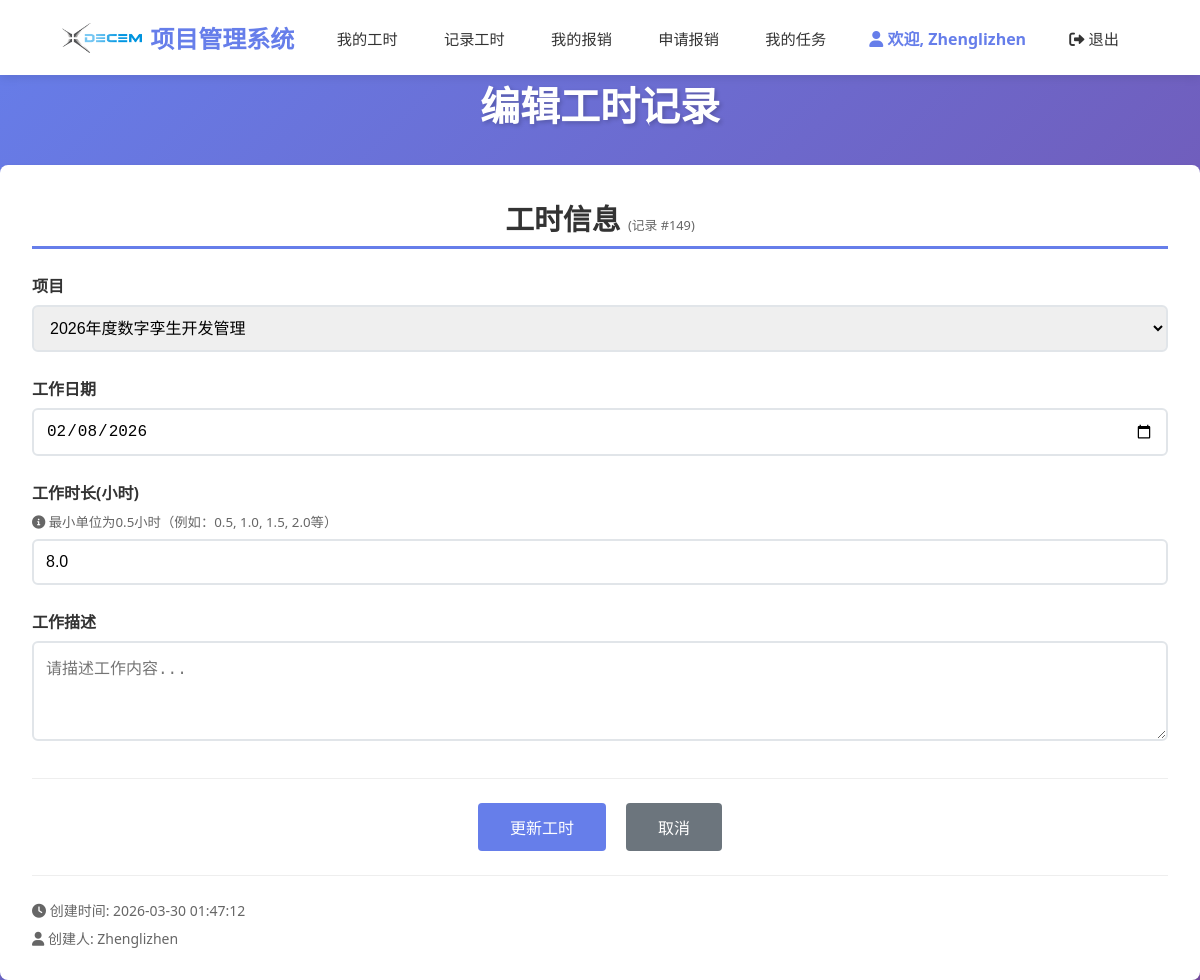
The page /worklogs/149/edit (signed in) on the database its author committed.
### models.py (models this page shows, shortened)
class User(UserMixin, db.Model):
    __tablename__ = "users"
    id = db.Column(db.Integer, primary_key=True, autoincrement=True)
    username = db.Column(db.String(80), unique=True, nullable=False)
    password_hash = db.Column(db.String(120), nullable=False)
    role = db.Column(db.String(20), nullable=False)  # 'admin', 'finance', 'developer', 'project_manager'
    created_at = db.Column(db.DateTime, default=datetime.now)
    default_hourly_rate = db.Column(db.Numeric(10, 2), nullable=True)  # 默认工时费用
    ROLE_ADMIN = 'admin'
    ROLE_FINANCE = 'finance'
    ROLE_DEVELOPER = 'developer'
    ROLE_PROJECT_MANAGER = 'project_manager'
    def is_admin(self):
        return self.role == self.ROLE_ADMIN
    def is_developer(self):
        return self.role == self.ROLE_DEVELOPER
    def is_project_manager(self):
        return self.role == self.ROLE_PROJECT_MANAGER
    def has_full_access(self):
        return self.role in [self.ROLE_ADMIN, self.ROLE_FINANCE]

class WorkLog(db.Model):
    __tablename__ = "work_logs"
    id = db.Column(db.Integer, primary_key=True, autoincrement=True)
    user_id = db.Column(db.Integer, db.ForeignKey('users.id'), nullable=False)
    project_id = db.Column(db.Integer, db.ForeignKey('projects.id'), nullable=False)
    date = db.Column(db.Date, nullable=False)
    hours = db.Column(db.Float, nullable=False)
    description = db.Column(db.Text)
    created_at = db.Column(db.DateTime, default=datetime.now)
    user = db.relationship('User', backref=db.backref('work_logs', lazy=True))
    project = db.relationship('Project', backref=db.backref('work_logs', lazy=True))

### app.py (the view, shortened to what this page needs)
@app.route("/worklogs/<int:worklog_id>/edit", methods=["GET", "POST"])
@login_required
def edit_worklog(worklog_id):
    worklog = WorkLog.query.get_or_404(worklog_id)
    if worklog.user_id != current_user.id and not current_user.is_admin():
        flash("您没有权限编辑此工时记录")
        return redirect(url_for("worklog_list"))
    old_data = {
        'project_id': worklog.project_id,
        'date': worklog.date,
        'hours': worklog.hours,
        'description': worklog.description
    }
    form = WorkLogForm(obj=worklog)
    if current_user.is_admin():
        all_projects = Project.query.all()
        form.project_id.choices = [(p.id, p.name) for p in all_projects]
    else:
        assigned_projects = db.session.query(Project).join(ProjectAssignment).filter(
            ProjectAssignment.user_id == current_user.id
        ).all()
        form.project_id.choices = [(p.id, p.name) for p in assigned_projects]
    return render_template("worklog_edit.html", form=form, worklog=worklog)

### forms.py (shortened to what this page needs)
class WorkLogForm(FlaskForm):
    project_id = SelectField("项目", coerce=int, validators=[DataRequired()])
    date = DateField("工作日期", validators=[DataRequired()], format="%Y-%m-%d")
    hours = FloatField("工作时长(小时)", validators=[DataRequired(), NumberRange(min=0.5, message="工作时长最小为0.5小时")])
    description = TextAreaField("工作描述")
    submit = SubmitField("提交")

### app.py (called while the page is built)
@login_manager.user_loader
def load_user(user_id):
    return db.session.get(User, int(user_id))

@app.before_request
def check_session_timeout():
    if current_user.is_authenticated:
        session.permanent = True
        last_activity = session.get('last_activity')
        now = datetime.now()
        if last_activity:
            last_activity_time = datetime.fromisoformat(last_activity)
            if now - last_activity_time > timedelta(seconds=600):
                username = current_user.username
                logout_user()
                session.clear()
                flash('由于长时间未操作，您已被自动退出，请重新登录', 'warning')
                return redirect(url_for('login'))
        if not request.path.startswith('/static/'):
            session['last_activity'] = now.isoformat()

### templates/worklog_edit.html (shortened to what this page needs)
{% extends "base.html" %}
{% block content %}
<h1 class="page-title">编辑工时记录</h1>
<div class="card" style="max-width: 600px; margin: 0 auto;">
    <h2 style="margin-bottom: 1.5rem; color: #333; text-align: center;">
        工时信息
        <span style="color: #666; font-size: 0.8rem; font-weight: normal;">(记录 #{{ worklog.id }})</span>
    </h2>
    <form method="post">
        <div class="form-group">
            {{ form.project_id.label(class="form-label") }}
            {{ form.project_id(class="form-control") }}
        </div>
        <div class="form-group">
            {{ form.date.label(class="form-label") }}
            {{ form.date(class="form-control") }}
        </div>
        <div class="form-group">
            {{ form.hours.label(class="form-label") }}
            <small style="color: #666; display: block; margin-bottom: 0.5rem;">
                <i class="fas fa-info-circle"></i> 最小单位为0.5小时（例如：0.5, 1.0, 1.5, 2.0等）
            </small>
            {{ form.hours(class="form-control", placeholder="例如: 1.5", step="0.5", min="0.5", max="24") }}
        </div>
        <div class="form-group">
            {{ form.description.label(class="form-label") }}
            {{ form.description(class="form-control", rows="4", placeholder="请描述工作内容...") }}
        </div>
        <div style="text-align: center; margin-top: 2rem; padding-top: 1.5rem; border-top: 1px solid #eee;">
            {{ form.submit(class="btn btn-primary", style="padding: 0.75rem 2rem; font-size: 1rem;", value="更新工时") }}
            <a href="{{ url_for('worklog_list') }}" class="btn btn-secondary" style="padding: 0.75rem 2rem; font-size: 1rem; margin-left: 1rem;">取消</a>
        </div>
    </form>
    <div style="margin-top: 1.5rem; padding-top: 1.5rem; border-top: 1px solid #eee;">
        <p style="color: #666; font-size: 0.875rem; margin: 0;">
            <i class="fas fa-clock"></i>
            创建时间: {{ worklog.created_at.strftime('%Y-%m-%d %H:%M:%S') }}
        </p>
        <p style="color: #666; font-size: 0.875rem; margin: 0.5rem 0 0 0;">
            <i class="fas fa-user"></i>
            创建人: {{ worklog.user.username }}
        </p>
    </div>
</div>
{% endblock %}

### templates/base.html (shortened to what this page needs)
<!DOCTYPE html>
<html lang="zh-CN">
<head>
    <link rel="stylesheet" href="{{ url_for('static', filename='style.css') }}">
    <link rel="stylesheet" href="https://cdnjs.cloudflare.com/ajax/libs/font-awesome/6.0.0/css/all.min.css">
</head>
<body>
        <header class="header">
            <div class="header-content">
                <a href="{{ url_for('index') }}" class="logo">
                    <img src="{{ url_for('static', filename='DEME.png') }}" alt="十致项目管理系统" style="height: 30px;"> 项目管理系统
                </a>
                <nav class="nav">
                    {% if current_user.is_authenticated %}
                        {% if current_user.has_full_access() %}
                            <a href="{{ url_for('index') }}">项目列表</a>
                            <a href="{{ url_for('create_project') }}">添加项目</a>
                            <a href="{{ url_for('user_list') }}">用户管理</a>
                            <a href="{{ url_for('worklog_list') }}">工时记录</a>
                            <a href="{{ url_for('expense_list') }}">报销管理</a>
                            <a href="{{ url_for('task_list') }}">我的任务</a>
                            <a href="{{ url_for('operation_logs') }}" class="nav-link">操作日志</a>
                        {% elif current_user.is_project_manager() %}
                            <a href="{{ url_for('index') }}">我的项目</a>
                            <a href="{{ url_for('worklog_list') }}">工时记录</a>
                            <a href="{{ url_for('expense_list') }}">报销记录</a>
                            <a href="{{ url_for('task_list') }}">我的任务</a>
                        {% elif current_user.is_developer() %}
                            <a href="{{ url_for('worklog_list') }}">我的工时</a>
                            <a href="{{ url_for('create_worklog') }}">记录工时</a>
                            <a href="{{ url_for('expense_list') }}">我的报销</a>
                            <a href="{{ url_for('expense_create') }}">申请报销</a>
                            <a href="{{ url_for('task_list') }}">我的任务</a>
                        {% endif %}
                        <span><i class="fas fa-user"></i> 欢迎, {{ current_user.username }}</span>
                        <a href="{{ url_for('logout') }}"><i class="fas fa-sign-out-alt"></i> 退出</a>
                    {% endif %}
                </nav>
            </div>
        </header>
    <div class="cibtauber">
        <main class="main-content">
            {% block content %}{% endblock %}
        </main>
    </div>
</body>
</html>

### static/style.css (style rules this page uses)
* { margin: 0; padding: 0; box-sizing: border-box; }
body { font-family: 'Segoe UI', Tahoma, Geneva, Verdana, sans-serif; background: linear-gradient(135deg, #667eea 0%, #764ba2 100%); min-height: 100vh; }
.page-title { font-size: 2.5rem; color: white; margin-bottom: 2rem; text-align: center; text-shadow: 2px 2px 4px rgba(0,0,0,0.2); }
.card { background: white; border-radius: 12px; padding: 1rem; box-shadow: 0 4px 15px rgba(0,0,0,0.1); margin-bottom: 2rem; width: 100%; max-width: 100% !important; }
.card h2 { color: #333; margin-bottom: 1.5rem; font-size: 1.8rem; border-bottom: 3px solid #667eea; padding-bottom: 0.5rem; }
.btn { padding: 0.75rem 1.5rem; border-radius: 8px; border: none; cursor: pointer; font-size: 1rem; font-weight: 500; text-decoration: none; display: inline-block; transition: all 0.3s ease; text-align: center; }
.btn-primary { background: linear-gradient(135deg, #667eea 0%, #764ba2 100%); color: white; }
.btn-secondary { background: #6c757d; color: white; }
.form-group { margin-bottom: 1.5rem; }
.form-label { display: block; margin-bottom: 0.5rem; color: #333; font-weight: 600; }
.form-control { width: 100%; padding: 0.75rem; border: 2px solid #e1e5e9; border-radius: 8px; font-size: 1rem; transition: border-color 0.3s; }

### templates/base.html (style rules this page uses)
.header { background: white; box-shadow: 0 2px 10px rgba(0,0,0,0.1); position: sticky; top: 0; z-index: 1000; width: 100%; }
.header-content { max-width: 95%; margin: 0 auto; padding: 1rem 2rem; display: flex; justify-content: space-between; align-items: center; flex-wrap: wrap; gap: 1rem; }
.logo { font-size: 1.5rem; font-weight: bold; color: #667eea; text-decoration: none; display: flex; align-items: center; gap: 0.5rem; transition: color 0.3s ease; }
.nav { display: flex; gap: 0.5rem; align-items: center; flex-wrap: wrap; }
.nav a { color: #333; text-decoration: none; padding: 0.6rem 1.2rem; border-radius: 6px; transition: all 0.3s ease; font-weight: 500; white-space: nowrap; font-size: 0.95rem; }
.nav span { color: #667eea; font-weight: 600; padding: 0.6rem 1rem; white-space: nowrap; }

### templates/worklog_edit.html (style rules this page uses)
.form-group { margin-bottom: 1.5rem; }
.form-label { font-weight: 600; margin-bottom: 0.5rem; color: #333; display: block; }
.form-control { padding: 0.75rem; font-size: 1rem; border-radius: 6px; border: 2px solid #e1e5e9; transition: border-color 0.3s ease; width: 100%; }
.btn { display: inline-block; padding: 0.5rem 1rem; border: none; border-radius: 4px; font-size: 0.9rem; cursor: pointer; text-decoration: none; transition: all 0.2s; }
.btn-primary { background: #667eea; color: white; }
.btn-secondary { background: #6c757d; color: white; }
.card { background: white; border-radius: 8px; padding: 2rem; box-shadow: 0 2px 4px rgba(0, 0, 0, 0.1); }

### rows shown on the page
User: username "Zhenglizhen", user.username "Zhenglizhen"
WorkLog: id "149", project_id "2026年度数字孪生开发管理", date "02/08/2026", hours "8.0", created_at "2026-03-30 01:47:12"
